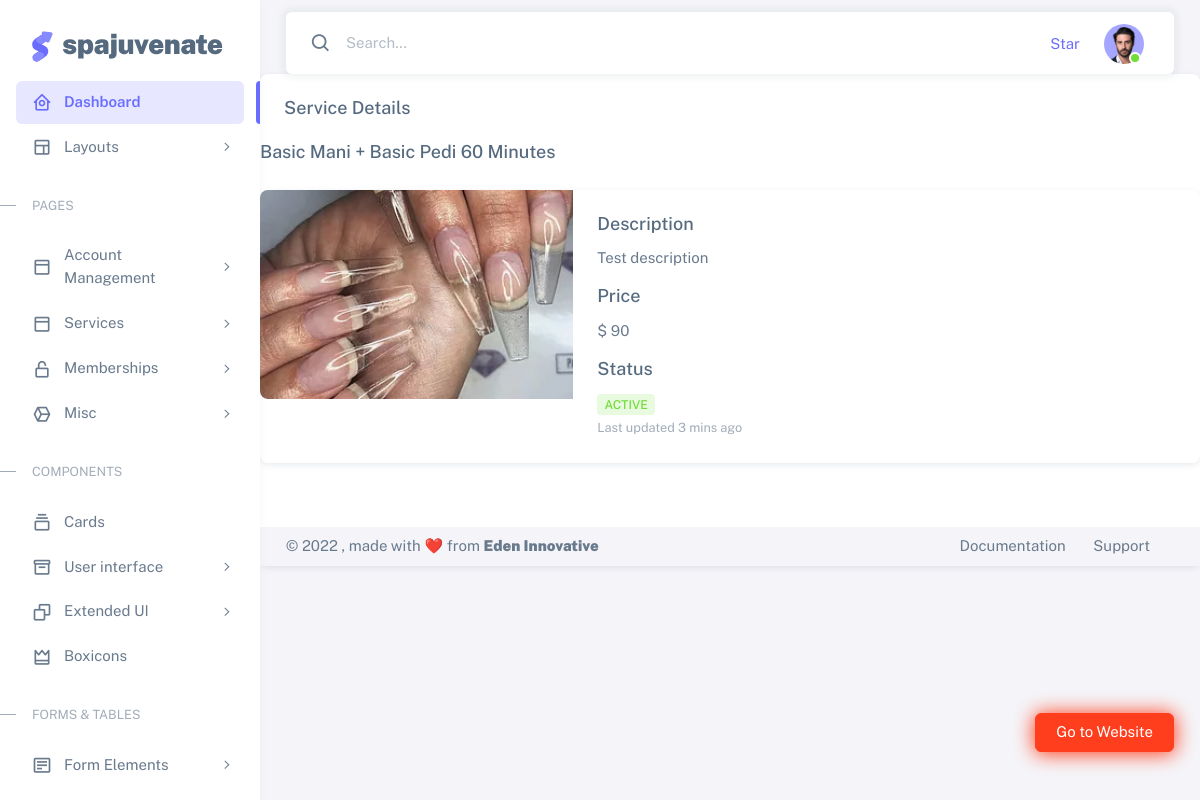
The app's page /owner/services/1 with its own data.
### my_spa/customer/models.py (models this page shows, shortened)
class Services(models.Model):
    name=models.CharField(max_length=200)
    category=models.ForeignKey(Categories,on_delete=models.CASCADE)
    image=models.ImageField(upload_to="images",null=True)
    duration=models.DurationField(null=True, blank=True)
    cost=models.PositiveIntegerField()
    description=models.CharField(max_length=250,null=True,blank=True)
    beautician=models.ManyToManyField(Beautician)
    status=models.BooleanField(default=True)
    rating=models.PositiveIntegerField(default=5)
    timeslots=models.ManyToManyField(Timeslots)
    SERVICE_TIMESLOT_LIST = [
        ('09:00 AM – 09:30 AM','09:00 AM – 09:30 AM'),
        ('10:00 AM – 10:30 AM', '10:00 AM – 10:30 AM'),
        ('11:00 AM – 11:30 AM', '11:00 AM – 11:30 AM'),
        ('12:00 PM – 12:30 PM', '12:00 PM – 12:30 PM'),
        ('13:00 PM – 13:30 PM', '13:00 PM – 13:30 PM'),
        ('14:00 PM – 14:30 PM', '14:00 PM – 14:30 PM'),
        ('15:00 PM – 15:30 PM', '15:00 PM – 15:30 PM'),
        ('16:00 PM – 16:30 PM', '16:00 PM – 16:30 PM'),
        ('17:00 PM – 17:30 PM', '17:00 PM – 17:30 PM'),
    ]
    availability=models.IntegerField(choices=SERVICE_TIMESLOT_LIST,blank=True,null=True)

### my_spa/owner/views.py (the view)
# urls.py: path("services/<int:sid>", views.ServiceView.as_view(), name="view-service"),
class ServiceView(DetailView):
    model=Services
    template_name="service-view.html"
    context_object_name= "service"
    pk_url_kwarg="sid"

### my_spa/owner/templates/service-view.html
{%extends 'base1.html'%}
{%block body%}
<div class="card mb-4">
    <h5 class="card-header">Service Details</h5>
     <h5 class="pb-1 mb-4">{{service.name}}</h5>
     <div class="row mb-5">
       <div class="col-md">
         <div class="card mb-3">
           <div class="row g-0">
             <div class="col-md-4">
               <img class="card-img card-img-left" src="{{service.image.url}}" alt="Card image" />
             </div>
             <div class="col-md-8">
               <div class="card-body">
                 <h5 class="card-title">Description</h5>
                 <p class="card-text">{{service.description}}</p>
                 <h5 class="card-title">Price</h5>
                 <p class="card-text">$ {{service.cost}}</p>
                 <h5 class="card-title">Status</h5>
                 {%if service.status == True%}
                 <span class="badge bg-label-success me-1">Active</span>
                 {%else%}
                 <span class="badge bg-label-danger me-1">In-Active</span>
                 {%endif%}
                 <p class="card-text"><small class="text-muted">Last updated 3 mins ago</small></p>
               </div>
             </div>
           </div>
         </div>
       </div>
    </div>
          {%endblock%}

### records on screen
Services: name "Basic Mani + Basic Pedi 60 Minutes", image (picture), description "Test description", cost "90"
